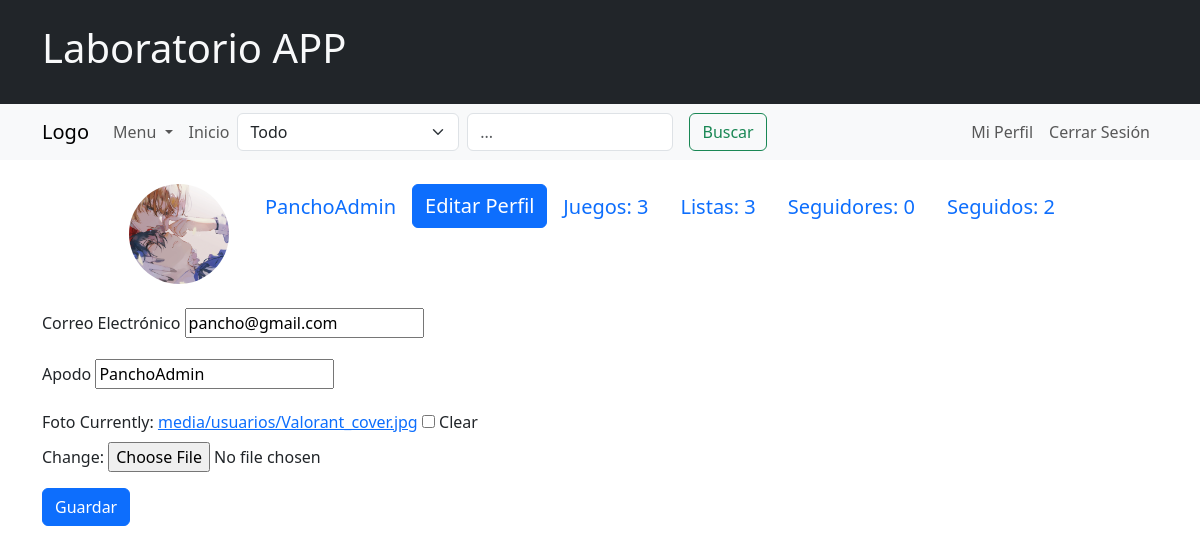
/editar/ (signed in), run on the app's committed database.
### domain/models.py (models this page shows, shortened)
class Usuario(models.Model):
    nickname = models.CharField(max_length=30, unique=True)
    foto = models.ImageField(upload_to="media/usuarios/", default="media/usuarios/generica.jpg")
    cuenta = models.OneToOneField(User, on_delete=models.CASCADE)
    objects = UsuarioManager()
    def __str__(self):
        return self.nickname
    def cant_listas_de_juegos(self):
        return self.listas_de_juegos.count()
    def cant_juegos_jugados(self):
        return self.reseñas.count()
    def cant_seguidores(self):
        return self.seguido_por.count()
    def cant_seguidos(self):
        return self.sigue_a.count()

### domain/views.py (the view, shortened to what this page needs)
# urls.py: path('editar/', EditarPerfilController.as_view(), name='edit_profile'),
class EditarPerfilController(FormView):
    template_name = 'forms/editar_perfil.html'
    form_class = UsuarioEditForm
    def get_initial(self):
        initial = super().get_initial()
        usuario = Usuario.objects.get_user_from_request(self.request)
        initial['nickname'] = usuario.nickname
        initial['email_address'] = usuario.cuenta.email
        initial['foto'] = usuario.foto
        self.success_url = reverse_lazy('profile', kwargs={'id': usuario.id})
        return initial
    def get_context_data(self, **kwargs):
        context = super().get_context_data(**kwargs)
        usuario = Usuario.objects.get_user_from_request(self.request)
        context['user_session'] = usuario
        context['session'] = True
        return context

### domain/forms.py (shortened to what this page needs)
class SearchForm(forms.Form):
    SEARCH_CHOICES = [
        ('all', 'Todo'),
        ('games', 'Juegos'),
        ('users', 'Usuarios'),
        ('game_lists', 'Listas de Juegos')
    ]
    query = forms.CharField(max_length=100, required=True, widget=forms.TextInput(attrs={
        'placeholder': '¿Que estas pensando?...'
    }))
    search_type = forms.ChoiceField(choices=SEARCH_CHOICES, required=True)

class UsuarioEditForm(forms.Form):
    email_address = forms.EmailField(label='Correo Electrónico')
    nickname = forms.CharField(label='Apodo')
    foto = forms.ImageField(label='Foto', required=False)

### domain/context_processors.py (called while the page is built)
def search_form(request):
    return {'search_form': SearchForm()}

### domain/models.py (called while the page is built)
    def get_user_from_request(self, request):
        if request.user.is_authenticated:
            try:
                return self.get(cuenta=request.user)
            except self.model.DoesNotExist:
                return None
        return None

### domain/templates/forms/editar_perfil.html (shortened to what this page needs)
<!DOCTYPE html>
<html>
{% extends "main.html" %}
{% block profile %}
{% include "navs/profile_nav.html" %}
{%endblock%}
{% block content %}
<form method="post" enctype="multipart/form-data">
    <div class="mb-3">
        <label for="{{ form.email_address.id_for_label }}" class="form-label">{{ form.email_address.label }}</label>
        {{ form.email_address }}
    </div>
    <div class="mb-3">
        <label for="{{ form.nickname.id_for_label }}" class="form-label">{{ form.nickname.label }}</label>
        {{ form.nickname }}
    </div>
    <div class="mb-3">
        <label for="{{ form.foto.id_for_label }}" class="form-label">{{ form.foto.label }}</label>
        {{ form.foto }}
    </div>
    <button type="submit" class="btn btn-primary">Guardar</button>
</form>
{% endblock %}

### domain/templates/navs/profile_nav.html (shortened to what this page needs)
<!DOCTYPE html>
<html lang="en">
<head>
</head>
<body>
<div class="container">
    <br>
    <ul class="nav justify-content-center">
        {% if session %}
        <li class="nav-item">
            <img src="{{ user_session.foto.url }}" alt="Foto de perfil" class="profile-img">
        </li>
        <li class="nav-item">
          <a class="nav-link active" aria-current="page" href="{% url 'profile' id=user_session.id %}">
              <span class="fs-5">{{ user_session }}</span>
          </a>
      </li>
        <li class="nav-item">
            <a href="{% url 'edit_profile' %}" class="btn btn-primary">
                <span class="fs-5">Editar Perfil</span>
            </a>
        </li>
        <li class="nav-item">
            <a class="nav-link active" aria-current="page" href="{% url 'yourGames' id_usuario=user_session.id %}">
                <span class="fs-5">Juegos: {{ user_session.cant_juegos_jugados }}</span>
            </a>
        </li>
        <li class="nav-item">
            <a class="nav-link" href="{% url 'yourLists' id_usuario=user_session.id %}">
                <span class="fs-5">Listas: {{ user_session.cant_listas_de_juegos }}</span>
            </a>
        </li>
        <li class="nav-item">
            <a class="nav-link" href="{% url 'followers' id=user_session.id %}">
                <span class="fs-5">Seguidores: {{ user_session.cant_seguidores }}</span>
            </a>
        </li>
        <li class="nav-item">
            <a class="nav-link" href="{% url 'follow' id=user_session.id %}">
                <span class="fs-5">Seguidos: {{ user_session.cant_seguidos }}</span>
            </a>
        </li>
        {% endif %}
    </ul>
</div>
</body>
</html>

### static/domain/styles.css (style rules this page uses)
img { width: 200px; height: 200px; object-fit: contain; }

### domain/templates/navs/profile_nav.html (style rules this page uses)
.profile-img { width: 100px; height: 100px; object-fit: cover; border-radius: 50%; margin-right: 20px; }

### data on the page
Usuario: foto (picture), nickname "PanchoAdmin", cant_juegos_jugados "3", cant_listas_de_juegos "3", cant_seguidores "0", cant_seguidos "2"
